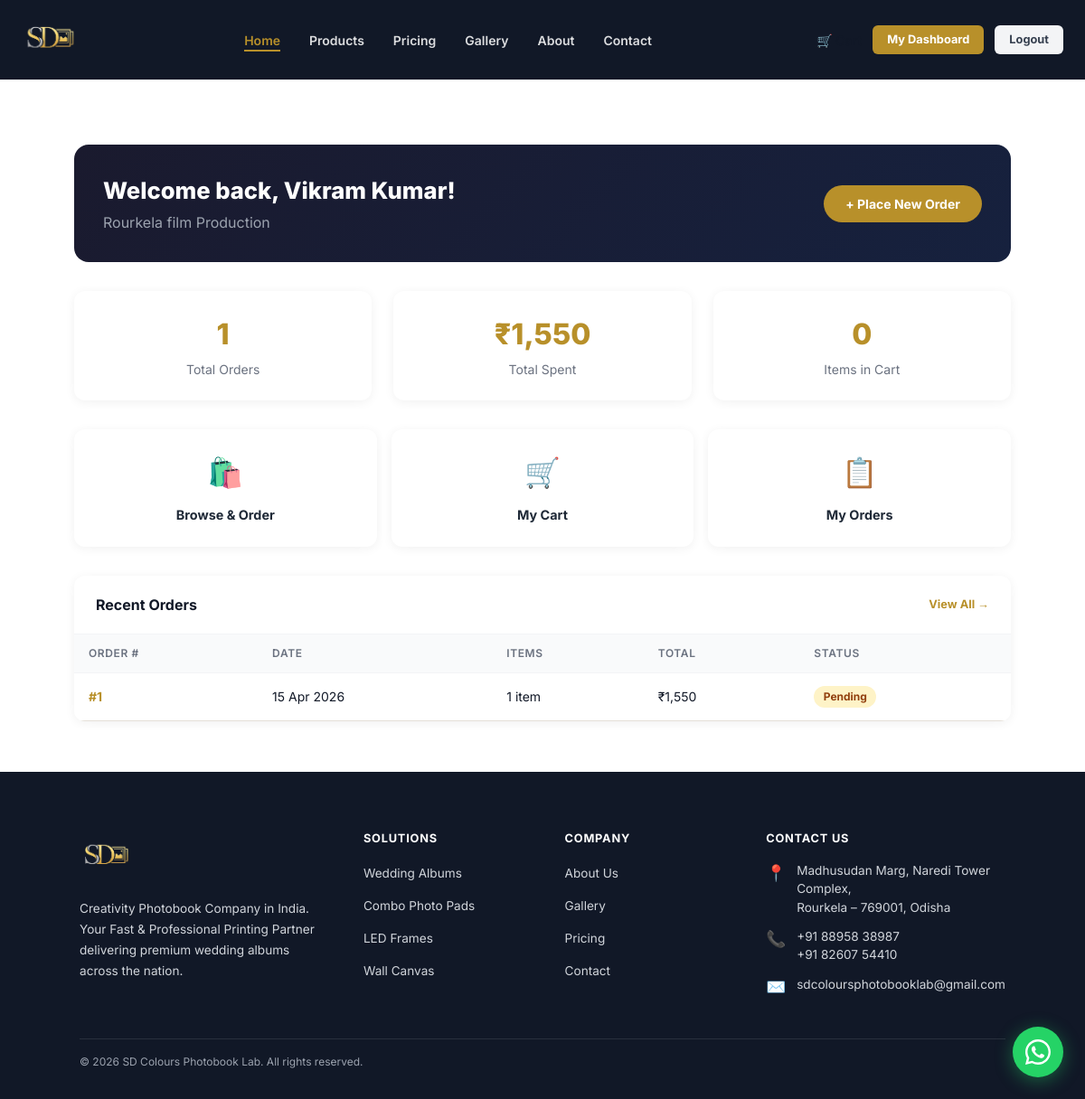
Page /photographer/index.php (signed in) on the committed database.
### tables this page shows
CREATE TABLE `users` (
  `id` int unsigned NOT NULL AUTO_INCREMENT,
  `name` varchar(150) NOT NULL,
  `email` varchar(200) NOT NULL,
  `password_hash` varchar(255) NOT NULL,
  `role` enum('admin','photographer') NOT NULL DEFAULT 'photographer',
  `phone` varchar(20) DEFAULT NULL,
  `studio_name` varchar(200) DEFAULT NULL,
  `city` varchar(100) DEFAULT NULL,
  `status` enum('pending','approved','rejected') NOT NULL DEFAULT 'pending',
  `created_at` datetime NOT NULL DEFAULT CURRENT_TIMESTAMP,
  PRIMARY KEY (`id`),
  UNIQUE KEY `email` (`email`)
);

CREATE TABLE `orders` (
  `id` int unsigned NOT NULL AUTO_INCREMENT,
  `photographer_id` int unsigned NOT NULL,
  `status` enum('pending','processing','shipped','delivered','cancelled') NOT NULL DEFAULT 'pending',
  `total` decimal(10,2) NOT NULL DEFAULT '0.00',
  `notes` text,
  `admin_notes` text,
  `created_at` datetime NOT NULL DEFAULT CURRENT_TIMESTAMP,
  `updated_at` datetime NOT NULL DEFAULT CURRENT_TIMESTAMP ON UPDATE CURRENT_TIMESTAMP,
  PRIMARY KEY (`id`),
  KEY `fk_orders_user` (`photographer_id`),
  CONSTRAINT `fk_orders_user` FOREIGN KEY (`photographer_id`) REFERENCES `users` (`id`) ON DELETE CASCADE ON UPDATE CASCADE
);

### includes/auth.php (called while the page is built, shortened)
<?php
function getCurrentUser() {
    $db = getDB();
    $stmt = $db->prepare('SELECT * FROM users WHERE id = ?');
    $stmt->execute([$_SESSION['user_id']]);
    return $stmt->fetch();
}
function getCartCount() {
    $cart = $_SESSION['cart'] ?? [];
    return array_sum(array_column($cart, 'quantity'));
}

### photographer/index.php (the view, shortened to what this page needs)
<?php
require_once '../includes/auth.php';
$db = getDB();
$userId = $_SESSION['user_id'];
$orders = $db->prepare("SELECT o.*, COUNT(oi.id) as item_count FROM orders o LEFT JOIN order_items oi ON o.id=oi.order_id WHERE o.photographer_id=? GROUP BY o.id ORDER BY o.created_at DESC LIMIT 5");
$orders->execute([$userId]);
$recentOrders = $orders->fetchAll();
$totalOrders = $db->prepare("SELECT COUNT(*) FROM orders WHERE photographer_id=?");
$totalOrders->execute([$userId]);
$orderCount = $totalOrders->fetchColumn();
$totalSpent = $db->prepare("SELECT COALESCE(SUM(total),0) FROM orders WHERE photographer_id=? AND status != 'cancelled'");
$totalSpent->execute([$userId]);
$spent = $totalSpent->fetchColumn();
$user = getCurrentUser();
require_once '../includes/header.php';
?>
<div class="dash-wrap" style="padding-top:5.5rem;">
  <div class="dash-header">
    <div>
      <h1>Welcome back, <?= htmlspecialchars($user['name']) ?>!</h1>
      <p><?= htmlspecialchars($user['studio_name'] ?: 'SD Colours Photographer Portal') ?></p>
    </div>
    <a href="/photographer/shop.php" class="btn-primary">+ Place New Order</a>
  </div>
  <div class="stats-row">
    <div class="stat-card"><div class="val"><?= $orderCount ?></div><div class="lbl">Total Orders</div></div>
    <div class="stat-card"><div class="val">₹<?= number_format($spent) ?></div><div class="lbl">Total Spent</div></div>
    <div class="stat-card"><div class="val"><?= getCartCount() ?></div><div class="lbl">Items in Cart</div></div>
  </div>
  <div class="quick-links">
    <a href="/photographer/shop.php" class="quick-link"><div class="icon">🛍️</div><div class="label">Browse & Order</div></a>
    <a href="/photographer/cart.php" class="quick-link"><div class="icon">🛒</div><div class="label">My Cart</div></a>
    <a href="/photographer/orders.php" class="quick-link"><div class="icon">📋</div><div class="label">My Orders</div></a>
  </div>
  <div class="section-card">
    <div class="section-card-head">
      <h2>Recent Orders</h2>
      <a href="/photographer/orders.php" style="font-size:.8rem;color:var(--primary);font-weight:700;text-decoration:none;">View All →</a>
    </div>
    <?php if ($recentOrders): ?>
    <table class="order-table">
      <thead><tr><th>Order #</th><th>Date</th><th>Items</th><th>Total</th><th>Status</th></tr></thead>
      <tbody>
        <?php foreach ($recentOrders as $o): ?>
        <tr>
          <td><a href="/photographer/orders.php?id=<?= $o['id'] ?>" style="color:var(--primary);font-weight:700;">#<?= $o['id'] ?></a></td>
          <td><?= date('d M Y', strtotime($o['created_at'])) ?></td>
          <td><?= $o['item_count'] ?> item<?= $o['item_count'] != 1 ? 's' : '' ?></td>
          <td>₹<?= number_format($o['total']) ?></td>
          <td><span class="status-badge status-<?= $o['status'] ?>"><?= ucfirst($o['status']) ?></span></td>
        </tr>
        <?php endforeach; ?>
      </tbody>
    </table>
    <?php endif; ?>
  </div>
</div>
<?php require_once '../includes/footer.php'; ?>

### style.css (style rules this page uses)
:root { --primary: #b8902a; --primary-dark: #9a7520; --secondary: #111827; --accent: #f5f0e8; --border: #e5e0d8; --muted: #6b7280; --white: #ffffff; }
*, *::before, *::after { box-sizing: border-box; margin: 0; padding: 0; }
html { scroll-behavior: smooth; }
body { font-family: 'Inter', sans-serif; color: var(--secondary); background: #fff; padding-top: 72px; }
.btn-primary { background: var(--primary); color: #fff; border: none; border-radius: 999px; padding: .625rem 1.5rem; font-size: .875rem; font-weight: 700; cursor: pointer; text-decoration: none; transition: background .2s, transform .15s; display: inline-block; }
table { width: 100%; border-collapse: collapse; background: #fff; font-size: .9rem; }
thead { background: var(--accent); }
th { padding: .875rem 1.25rem; text-align: left; font-size: .78rem; font-weight: 700; text-transform: uppercase; letter-spacing: .05em; color: var(--primary); }
td { padding: .875rem 1.25rem; border-bottom: 1px solid var(--border); }
td:first-child { font-weight: 600; }
td:last-child { font-weight: 700; color: var(--primary); }

### photographer/index.php (style rules this page uses)
.dash-wrap { max-width: 1100px; margin: 0 auto; padding: 2rem; }
.dash-header { background: linear-gradient(135deg,#1a1a2e,#16213e); color: #fff; border-radius: 16px; padding: 2rem; margin-bottom: 2rem; display: flex; align-items: center; justify-content: space-between; flex-wrap: wrap; gap: 1rem; }
.dash-header h1 { font-size: 1.6rem; font-weight: 800; margin: 0; }
.dash-header p { color: #9ca3af; margin: .25rem 0 0; }
.stats-row { display: grid; grid-template-columns: repeat(3,1fr); gap: 1.5rem; margin-bottom: 2rem; }
.stat-card { background: #fff; border-radius: 12px; padding: 1.5rem; box-shadow: 0 2px 12px rgba(0,0,0,.06); text-align: center; }
.stat-card .val { font-size: 2rem; font-weight: 800; color: var(--primary); }
.stat-card .lbl { color: #6b7280; font-size: .875rem; margin-top: .25rem; }
.section-card { background: #fff; border-radius: 12px; box-shadow: 0 2px 12px rgba(0,0,0,.06); overflow: hidden; margin-bottom: 1.5rem; }
.section-card-head { padding: 1.25rem 1.5rem; border-bottom: 1px solid #f3f4f6; display: flex; justify-content: space-between; align-items: center; }
.section-card-head h2 { font-size: 1rem; font-weight: 700; margin: 0; }
.order-table { width: 100%; border-collapse: collapse; font-size: .875rem; }
.order-table th { background: #f9fafb; padding: .75rem 1rem; text-align: left; font-weight: 600; color: #6b7280; font-size: .75rem; text-transform: uppercase; }
.order-table td { padding: .85rem 1rem; border-top: 1px solid #f3f4f6; }
.status-badge { display: inline-block; padding: .2rem .65rem; border-radius: 20px; font-size: .75rem; font-weight: 700; }
.status-pending { background: #fef3c7; color: #92400e; }
.quick-links { display: grid; grid-template-columns: repeat(3,1fr); gap: 1rem; margin-bottom: 2rem; }
.quick-link { background: #fff; border-radius: 12px; padding: 1.5rem; text-align: center; text-decoration: none; color: #1f2937; box-shadow: 0 2px 12px rgba(0,0,0,.06); transition: transform .2s, box-shadow .2s; }
.quick-link .icon { font-size: 2rem; margin-bottom: .75rem; }
.quick-link .label { font-weight: 700; font-size: .9rem; }

### rows in the picture
users: name "Vikram Kumar", studio_name "Rourkela film Production"
orders: id "1", created_at "15 Apr 2026", item_count "1", total "1,550", status "Pending"

### other values in the picture
$orderCount "1"
$spent "1,550"
getCartCount() "0"
